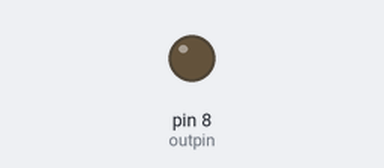
This sketch was run on a simulated Arduino Uno, built with avr-gcc and run on an emulated ATmega328P. Parts: output pins drawn as LEDs (lit = HIGH).

Above: at 0.2 s.
At 8.3 s:
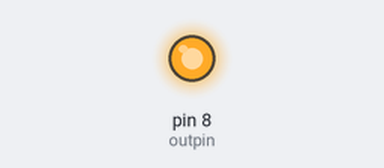
Timing chart, 0 to 12.6 s (numbered marks = the images above):
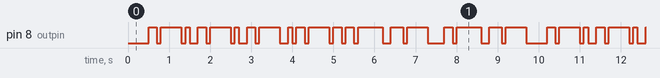

The sketch:

kadai5_transmitter.ino
```cpp
int outpin = 8;
int dly = 100;
int dly2 = 500;

const char* msg = "02246909";

void setup() {
    pinMode(outpin, OUTPUT);
    digitalWrite(outpin, HIGH);
}

void loop() {
    digitalWrite(outpin, 0);  // スタートビット（0）の送信
    delay(dly);
    for (int index = 0; index < 8; index++) {
        {
            for (int i = 0; i < 7; i++) {
                digitalWrite(outpin,
                             bitRead(msg[index],
                                     i));  // msg の右からi 番目のビットを送信
                delay(dly);
            }
        }
        digitalWrite(outpin, 1);  // ストップビット（1）の送信
        delay(dly2);
    }
}
```

Measured:
- by itself, pin 8 (outpin): moves between LOW and HIGH, repeating every 9.7 s
- by itself, everything shown: repeats every 9.7 s, in 40 steps
